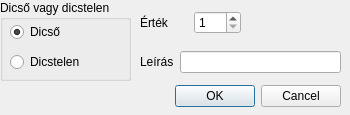
<?xml version="1.0" encoding="UTF-8"?>
<ui version="4.0">
 <class>AddUpdateFameDialog</class>
 <widget class="QDialog" name="AddUpdateFameDialog">
  <property name="geometry">
   <rect>
    <x>0</x>
    <y>0</y>
    <width>350</width>
    <height>115</height>
   </rect>
  </property>
  <property name="sizePolicy">
   <sizepolicy hsizetype="Fixed" vsizetype="Fixed">
    <horstretch>0</horstretch>
    <verstretch>0</verstretch>
   </sizepolicy>
  </property>
  <property name="minimumSize">
   <size>
    <width>350</width>
    <height>115</height>
   </size>
  </property>
  <property name="maximumSize">
   <size>
    <width>350</width>
    <height>115</height>
   </size>
  </property>
  <property name="windowTitle">
   <string>Hírnév hozzáadása</string>
  </property>
  <widget class="QDialogButtonBox" name="confirm_reject_fame_buttonBox">
   <property name="geometry">
    <rect>
     <x>170</x>
     <y>80</y>
     <width>171</width>
     <height>32</height>
    </rect>
   </property>
   <property name="orientation">
    <enum>Qt::Orientation::Horizontal</enum>
   </property>
   <property name="standardButtons">
    <set>QDialogButtonBox::StandardButton::Cancel|QDialogButtonBox::StandardButton::Ok</set>
   </property>
  </widget>
  <widget class="QGroupBox" name="fame_type_groupBox">
   <property name="geometry">
    <rect>
     <x>0</x>
     <y>0</y>
     <width>131</width>
     <height>81</height>
    </rect>
   </property>
   <property name="title">
    <string>Dicső vagy dicstelen</string>
   </property>
   <widget class="QRadioButton" name="glory_radioButton">
    <property name="geometry">
     <rect>
      <x>10</x>
      <y>20</y>
      <width>61</width>
      <height>24</height>
     </rect>
    </property>
    <property name="text">
     <string>Dicső</string>
    </property>
    <property name="checked">
     <bool>true</bool>
    </property>
   </widget>
   <widget class="QRadioButton" name="notoriety_radioButton">
    <property name="geometry">
     <rect>
      <x>10</x>
      <y>50</y>
      <width>81</width>
      <height>24</height>
     </rect>
    </property>
    <property name="text">
     <string>Dicstelen</string>
    </property>
   </widget>
  </widget>
  <widget class="QWidget" name="layoutWidget">
   <property name="geometry">
    <rect>
     <x>140</x>
     <y>50</y>
     <width>201</width>
     <height>24</height>
    </rect>
   </property>
   <layout class="QHBoxLayout" name="horizontalLayout">
    <item>
     <widget class="QLabel" name="fame_description_label">
      <property name="text">
       <string>Leírás</string>
      </property>
     </widget>
    </item>
    <item>
     <widget class="QLineEdit" name="fame_description_lineEdit"/>
    </item>
   </layout>
  </widget>
  <widget class="QWidget" name="layoutWidget">
   <property name="geometry">
    <rect>
     <x>140</x>
     <y>10</y>
     <width>101</width>
     <height>26</height>
    </rect>
   </property>
   <layout class="QHBoxLayout" name="horizontalLayout_2">
    <item>
     <widget class="QLabel" name="fame_value_label">
      <property name="text">
       <string>Érték</string>
      </property>
     </widget>
    </item>
    <item>
     <widget class="QSpinBox" name="fame_value_spinBox">
      <property name="minimum">
       <number>1</number>
      </property>
     </widget>
    </item>
   </layout>
  </widget>
 </widget>
 <resources/>
 <connections>
  <connection>
   <sender>confirm_reject_fame_buttonBox</sender>
   <signal>accepted()</signal>
   <receiver>AddUpdateFameDialog</receiver>
   <slot>accept()</slot>
   <hints>
    <hint type="sourcelabel">
     <x>248</x>
     <y>254</y>
    </hint>
    <hint type="destinationlabel">
     <x>157</x>
     <y>274</y>
    </hint>
   </hints>
  </connection>
  <connection>
   <sender>confirm_reject_fame_buttonBox</sender>
   <signal>rejected()</signal>
   <receiver>AddUpdateFameDialog</receiver>
   <slot>reject()</slot>
   <hints>
    <hint type="sourcelabel">
     <x>316</x>
     <y>260</y>
    </hint>
    <hint type="destinationlabel">
     <x>286</x>
     <y>274</y>
    </hint>
   </hints>
  </connection>
 </connections>
</ui>
